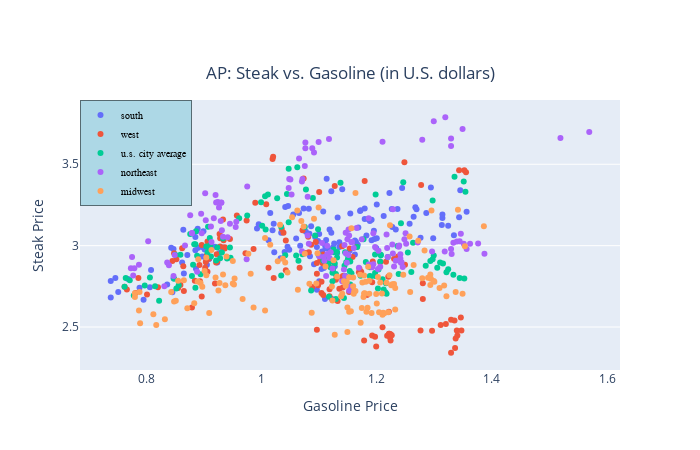

The code cell stored with this chart in its notebook:
### Code cell
#task3
selected_col = ['area_code','year', 'period', 'value', 'item_code', 'item_name']
years = [1980, 2023]

df31 = df_food_price[selected_col]
df31 = df31[(df31.year >= years[0]) & (df31.year <= years[1])]
df32 = df_gasoline_price[selected_col]
df32 = df32[(df32.year >= years[0]) & (df32.year <= years[1])]

df3 = pd.merge(df31, df32, on = ['area_code', 'year', 'period'], suffixes=('_food', '_gas'), how = 'inner')
#df3

food_item = 'steak, round, usda choice, boneless, per lb. (453.6 gm)'
gas_item = 'gasoline, leaded regular (cost per gallon/3.8 liters)'

df_scatter = df3[(df3['item_name_food'] == food_item) & (df3['item_name_gas'] == gas_item)]
df_scatter = pd.merge(df_scatter, df_area, on = 'area_code')
df_scatter.sort_values(by = ['value_gas'], ascending = True, inplace = True)
uniq_area_codes = df_scatter['area_code'].unique()


data = []

for ac in uniq_area_codes:
        df = df_scatter[df_scatter['area_code'] == ac].copy()       

        trace = go.Scatter(x = df.value_gas, y = df.value_food,
                        mode = "markers",
                        name = df['area_name'].values[0],
                        #marker = dict(color = 'rgba(16, 112, 2, 0.8)'),
                        text= df.year.astype(str))

        data.append(trace)
        
        
        
        
layout = go.Layout(
            width=700, height=450,    
            title=go.layout.Title(text='AP: Steak vs. Gasoline (in U.S. dollars)', 
                                  y = 0.85, x = 0.5, xanchor = 'center', yanchor = 'top'),
            legend = dict(y = 1, x = 0, title_font_family="Times New Roman",
                          font=dict(
                                    family="Courier",
                                    size=10,
                                    color="black"),
                          bgcolor="LightBlue",
                          bordercolor="Black",
                          borderwidth=0.5),
            xaxis=dict(title = 'Gasoline Price', showgrid=False),
            yaxis=dict(title= 'Steak Price', showgrid=True),
            showlegend=True
        )

fig = go.Figure(data = data, layout = layout)
fig.show()

### Figure 1 — Plotly figure (JSON) as saved in the notebook; plotly's stock layout.template omitted (floating-point values rounded to 4 significant figures; data arrays with more than 128 entries replaced by an {"elided": "..."} marker saying what was removed)
{"data": [{"mode": "markers", "name": "south", "text": {"elided": "136 str values"}, "type": "scatter", "x": {"elided": "136 float values"}, "y": {"elided": "136 float values"}}, {"mode": "markers", "name": "west", "text": {"elided": "136 str values"}, "type": "scatter", "x": {"elided": "136 float values"}, "y": {"elided": "136 float values"}}, {"mode": "markers", "name": "u.s. city average", "text": {"elided": "136 str values"}, "type": "scatter", "x": {"elided": "136 float values"}, "y": {"elided": "136 float values"}}, {"mode": "markers", "name": "northeast", "text": {"elided": "136 str values"}, "type": "scatter", "x": {"elided": "136 float values"}, "y": {"elided": "136 float values"}}, {"mode": "markers", "name": "midwest", "text": {"elided": "136 str values"}, "type": "scatter", "x": {"elided": "136 float values"}, "y": {"elided": "136 float values"}}], "layout": {"height": 450, "legend": {"bgcolor": "LightBlue", "bordercolor": "Black", "borderwidth": 0.5, "font": {"color": "black", "family": "Courier", "size": 10}, "title": {"font": {"family": "Times New Roman"}}, "x": 0, "y": 1}, "showlegend": true, "title": {"text": "AP: Steak vs. Gasoline (in U.S. dollars)", "x": 0.5, "xanchor": "center", "y": 0.85, "yanchor": "top"}, "width": 700, "xaxis": {"autorange": true, "range": [0.6846, 1.622], "showgrid": false, "title": {"text": "Gasoline Price"}, "type": "linear"}, "yaxis": {"autorange": true, "range": [2.236, 3.895], "showgrid": true, "title": {"text": "Steak Price"}, "type": "linear"}}}
